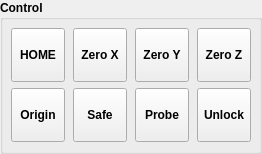
         <widget class="QGroupBox" name="grpControl">
          <property name="font">
           <font>
            <weight>75</weight>
            <bold>true</bold>
           </font>
          </property>
          <property name="title">
           <string>Control</string>
          </property>
          <property name="overrided" stdset="0">
           <bool>false</bool>
          </property>
          <layout class="QVBoxLayout" name="verticalLayout" stretch="0">
           <property name="leftMargin">
            <number>8</number>
           </property>
           <property name="topMargin">
            <number>8</number>
           </property>
           <property name="rightMargin">
            <number>8</number>
           </property>
           <property name="bottomMargin">
            <number>9</number>
           </property>
           <item>
            <layout class="QGridLayout" name="gridLayout_5">
             <property name="horizontalSpacing">
              <number>8</number>
             </property>
             <item row="0" column="1">
              <widget class="QToolButton" name="cmdHome">
               <property name="minimumSize">
                <size>
                 <width>54</width>
                 <height>54</height>
                </size>
               </property>
               <property name="text">
                <string>HOME</string>
               </property>
               <property name="icon">
                <iconset resource="images.qrc">
                 <normaloff>:/images/home.png</normaloff>:/images/home.png</iconset>
               </property>
               <property name="iconSize">
                <size>
                 <width>30</width>
                 <height>30</height>
                </size>
               </property>
               <property name="toolButtonStyle">
                <enum>Qt::ToolButtonTextUnderIcon</enum>
               </property>
              </widget>
             </item>
             <item row="0" column="5">
              <widget class="QToolButton" name="cmdZeroY">
               <property name="minimumSize">
                <size>
                 <width>54</width>
                 <height>54</height>
                </size>
               </property>
               <property name="text">
                <string>Zero Y</string>
               </property>
               <property name="icon">
                <iconset resource="images.qrc">
                 <normaloff>:/images/axis_zero.png</normaloff>:/images/axis_zero.png</iconset>
               </property>
               <property name="iconSize">
                <size>
                 <width>30</width>
                 <height>30</height>
                </size>
               </property>
               <property name="toolButtonStyle">
                <enum>Qt::ToolButtonTextUnderIcon</enum>
               </property>
              </widget>
             </item>
             <item row="2" column="1">
              <widget class="QToolButton" name="cmdRestoreOrigin">
               <property name="minimumSize">
                <size>
                 <width>54</width>
                 <height>54</height>
                </size>
               </property>
               <property name="text">
                <string>Origin</string>
               </property>
               <property name="icon">
                <iconset resource="images.qrc">
                 <normaloff>:/images/origin.png</normaloff>:/images/origin.png</iconset>
               </property>
               <property name="iconSize">
                <size>
                 <width>30</width>
                 <height>30</height>
                </size>
               </property>
               <property name="toolButtonStyle">
                <enum>Qt::ToolButtonTextUnderIcon</enum>
               </property>
              </widget>
             </item>
             <item row="2" column="3">
              <widget class="QToolButton" name="cmdSafePosition">
               <property name="minimumSize">
                <size>
                 <width>54</width>
                 <height>54</height>
                </size>
               </property>
               <property name="text">
                <string>Safe</string>
               </property>
               <property name="icon">
                <iconset resource="images.qrc">
                 <normaloff>:/images/safe_z.png</normaloff>:/images/safe_z.png</iconset>
               </property>
               <property name="iconSize">
                <size>
                 <width>30</width>
                 <height>30</height>
                </size>
               </property>
               <property name="toolButtonStyle">
                <enum>Qt::ToolButtonTextUnderIcon</enum>
               </property>
              </widget>
             </item>
             <item row="0" column="7">
              <widget class="QToolButton" name="cmdZeroZ">
               <property name="minimumSize">
                <size>
                 <width>54</width>
                 <height>54</height>
                </size>
               </property>
               <property name="text">
                <string>Zero Z</string>
               </property>
               <property name="icon">
                <iconset resource="images.qrc">
                 <normaloff>:/images/zero_z.png</normaloff>:/images/zero_z.png</iconset>
               </property>
               <property name="iconSize">
                <size>
                 <width>30</width>
                 <height>30</height>
                </size>
               </property>
               <property name="toolButtonStyle">
                <enum>Qt::ToolButtonTextUnderIcon</enum>
               </property>
              </widget>
             </item>
             <item row="2" column="7">
              <widget class="QToolButton" name="cmdUnlock">
               <property name="minimumSize">
                <size>
                 <width>54</width>
                 <height>54</height>
                </size>
               </property>
               <property name="text">
                <string>Unlock</string>
               </property>
               <property name="icon">
                <iconset resource="images.qrc">
                 <normaloff>:/images/unlock.png</normaloff>:/images/unlock.png</iconset>
               </property>
               <property name="iconSize">
                <size>
                 <width>30</width>
                 <height>30</height>
                </size>
               </property>
               <property name="toolButtonStyle">
                <enum>Qt::ToolButtonTextUnderIcon</enum>
               </property>
              </widget>
             </item>
             <item row="2" column="5">
              <widget class="QToolButton" name="cmdTouch">
               <property name="minimumSize">
                <size>
                 <width>54</width>
                 <height>54</height>
                </size>
               </property>
               <property name="text">
                <string>Probe</string>
               </property>
               <property name="icon">
                <iconset resource="images.qrc">
                 <normaloff>:/images/search_for_z.png</normaloff>:/images/search_for_z.png</iconset>
               </property>
               <property name="iconSize">
                <size>
                 <width>30</width>
                 <height>30</height>
                </size>
               </property>
               <property name="toolButtonStyle">
                <enum>Qt::ToolButtonTextUnderIcon</enum>
               </property>
              </widget>
             </item>
             <item row="0" column="3">
              <widget class="QToolButton" name="cmdZeroX">
               <property name="enabled">
                <bool>true</bool>
               </property>
               <property name="minimumSize">
                <size>
                 <width>54</width>
                 <height>54</height>
                </size>
               </property>
               <property name="text">
                <string>Zero X</string>
               </property>
               <property name="icon">
                <iconset resource="images.qrc">
                 <normaloff>:/images/axis_zero.png</normaloff>:/images/axis_zero.png</iconset>
               </property>
               <property name="iconSize">
                <size>
                 <width>30</width>
                 <height>30</height>
                </size>
               </property>
               <property name="toolButtonStyle">
                <enum>Qt::ToolButtonTextUnderIcon</enum>
               </property>
              </widget>
             </item>
            </layout>
           </item>
          </layout>
         </widget>
